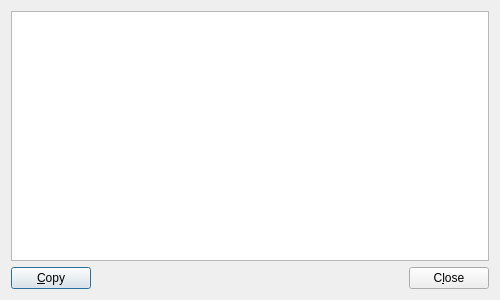
<?xml version="1.0" encoding="UTF-8"?>
<ui version="4.0">
 <class>exceptionDialog</class>
 <widget class="QDialog" name="exceptionDialog">
  <property name="geometry">
   <rect>
    <x>0</x>
    <y>0</y>
    <width>500</width>
    <height>300</height>
   </rect>
  </property>
  <property name="windowTitle">
   <string>Exception</string>
  </property>
  <layout class="QVBoxLayout" name="verticalLayout">
   <item>
    <widget class="QTextEdit" name="exceptionTextEdit">
     <property name="lineWrapMode">
      <enum>QTextEdit::NoWrap</enum>
     </property>
     <property name="readOnly">
      <bool>true</bool>
     </property>
    </widget>
   </item>
   <item>
    <layout class="QHBoxLayout" name="horizontalLayout">
     <item>
      <widget class="QPushButton" name="pushButton_2">
       <property name="text">
        <string>&amp;Copy</string>
       </property>
      </widget>
     </item>
     <item>
      <spacer name="horizontalSpacer">
       <property name="orientation">
        <enum>Qt::Horizontal</enum>
       </property>
       <property name="sizeHint" stdset="0">
        <size>
         <width>40</width>
         <height>20</height>
        </size>
       </property>
      </spacer>
     </item>
     <item>
      <widget class="QPushButton" name="pushButton">
       <property name="text">
        <string>C&amp;lose</string>
       </property>
      </widget>
     </item>
    </layout>
   </item>
  </layout>
 </widget>
 <resources/>
 <connections>
  <connection>
   <sender>pushButton</sender>
   <signal>clicked()</signal>
   <receiver>exceptionDialog</receiver>
   <slot>accept()</slot>
   <hints>
    <hint type="sourcelabel">
     <x>530</x>
     <y>470</y>
    </hint>
    <hint type="destinationlabel">
     <x>143</x>
     <y>278</y>
    </hint>
   </hints>
  </connection>
  <connection>
   <sender>pushButton_2</sender>
   <signal>clicked()</signal>
   <receiver>exceptionTextEdit</receiver>
   <slot>selectAll()</slot>
   <hints>
    <hint type="sourcelabel">
     <x>294</x>
     <y>437</y>
    </hint>
    <hint type="destinationlabel">
     <x>115</x>
     <y>65</y>
    </hint>
   </hints>
  </connection>
  <connection>
   <sender>pushButton_2</sender>
   <signal>clicked()</signal>
   <receiver>exceptionTextEdit</receiver>
   <slot>copy()</slot>
   <hints>
    <hint type="sourcelabel">
     <x>320</x>
     <y>447</y>
    </hint>
    <hint type="destinationlabel">
     <x>111</x>
     <y>122</y>
    </hint>
   </hints>
  </connection>
 </connections>
</ui>
